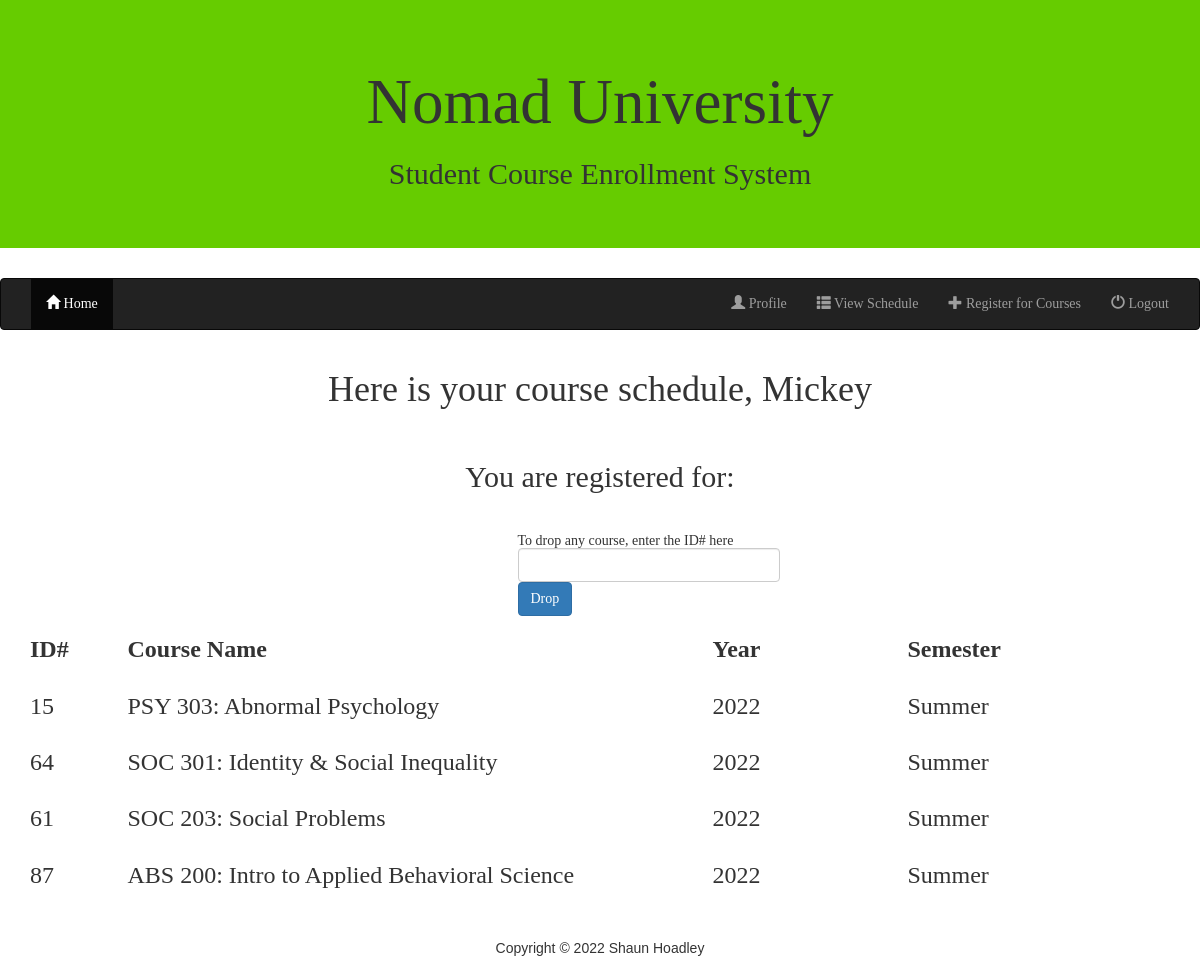
The page /viewSchedule.php (signed in) on the database its author committed.
### tables this page shows
CREATE TABLE `offering` (
  `offering_id` int(10) NOT NULL,
  `course_id` int(10) NOT NULL,
  `year` year(4) NOT NULL,
  `semester` varchar(250) NOT NULL
);

CREATE TABLE `course` (
  `course_id` int(10) NOT NULL,
  `courseName` varchar(250) NOT NULL,
  `maxStudents` int(11) NOT NULL
);

### classes/dbh.classes.php (called while the page is built)
<?php
class Dbh {
    public function connect() {
        try {
            $username = "root";
            $password = "";
            $pdo = new PDO('mysql:host=localhost;dbname=cst499;charset=utf8mb4', $username, $password);
            $pdo->setAttribute(PDO::ATTR_ERRMODE, PDO::ERRMODE_EXCEPTION);
            $pdo->setAttribute(PDO::ATTR_DEFAULT_FETCH_MODE, PDO::FETCH_ASSOC);
            $pdo->setAttribute(PDO::ATTR_EMULATE_PREPARES, false);
            return $pdo;
        }
        catch (PDOException $e) {
            print "Error!: " . $e->getMessage() . "<br/>";
            die();
        }
    }
}

### viewSchedule.php (the view, shortened to what this page needs)
<?php
    include_once 'classes/dbh.classes.php'
?>
<!DOCTYPE html>
<html lang="en">
<head>
    <link rel="stylesheet" href="http://maxcdn.bootstrapcdn.com/bootstrap/3.3.6/css/bootstrap.min.css">
    <link rel="stylesheet" href="index.css">
</head>
<body>
    <?php include 'header.php';?>
    <div style='margin-bottom:60px' class="container text-center">
        <?php
            if(!isset($_SESSION['username'])) {
                echo "<h1>Course Schedule Page</h1>";
                echo "<h3>Please login or register</h3>";
            }
            else {
                echo "<h1>Here is your course schedule, ".$_SESSION['username']."</h1><br>";
                echo "<h2>You are registered for:</h2><br>";
                echo "<div class='row'><h5>";
                    echo "<form method='post'>";
                    echo "<div class='col-sm-5 text-left'></div>";
                    echo "<div class='col-sm-3 text-left'>";
                        echo "To drop any course, enter the ID# here <input type='text' class='form-control' id='drop' name='dropClass' autocomplete='off'><button type='submit' class='btn btn-primary' name='dropButton'>Drop</button></div>";
                    echo "</form></h5>";
                echo "</div>";
                echo "<div class='row'>";
                    echo "<div class='col-sm-1 text-left'>";
                        echo "<h3><strong>ID#</strong></h3>";
                    echo "</div>";
                    echo "<div class='col-sm-6 text-left'>";
                        echo "<h3><strong>Course Name</strong></h3>";
                    echo "</div>";
                    echo "<div class='col-sm-2 text-left'>";
                        echo "<h3><strong>Year</strong></h3>";
                    echo "</div>";
                    echo "<div class='col-sm-3 text-left'>";
                        echo "<h3><strong>Semester</strong></h3>";
                    echo "</div></div>";
                $courses = displayCourseSchedule($_SESSION['userId']);
            }
        ?>
    </div>
    <?php include_once 'footer.php';?>
</body>
</html>
<?php
    function displayCourseSchedule($userId) {
        $pdo = new Dbh;
        $sql =  "SELECT enrollment.users_id, offering.offering_id, course.courseName, offering.year, offering.semester
            FROM ((enrollment
                INNER JOIN offering ON enrollment.offering_id = offering.offering_id
                    AND enrollment.users_id = $userId)
                INNER JOIN course ON course.course_id = offering.course_id)";
        $stmt = $pdo->connect() -> prepare($sql);
        $stmt -> execute();
        $results = $stmt -> fetchAll();
        foreach($results as $row){
            $courses[] = array((string)$row['courseName'], (string)$row['year'], (string)$row['semester'], (string)$row['offering_id']);
            echo "<div class='row'>";
                echo "<div class='col-sm-1 text-left'>";
                    echo "<h3>".(string)$row['offering_id']."</h3>";
                echo "</div>";
                echo "<div class='col-sm-6 text-left'>";
                    echo "<h3>".(string)$row['courseName']."</h3>";
                echo "</div>";
                echo "<div class='col-sm-2 text-left'>";
                    echo "<h3>".(string)$row['year']."</h3>";
                echo "</div>";
                echo "<div class='col-sm-3 text-left'>";
                    echo "<h3>".(string)$row['semester']."</h3>";
                echo "</div>";
            echo "</div>";
        }
            return $courses;
    }
?>

### rows shown on the page
offering: offering_id "15", course.courseName "PSY 303: Abnormal Psychology", year "2022", semester "Summer"
offering: offering_id "64", course.courseName "SOC 301: Identity & Social Inequality", year "2022", semester "Summer"
offering: offering_id "61", course.courseName "SOC 203: Social Problems", year "2022", semester "Summer"
offering: offering_id "87", course.courseName "ABS 200: Intro to Applied Behavioral Science", year "2022", semester "Summer"

### other values the page prints
$_SESSION['username'] "Mickey"
